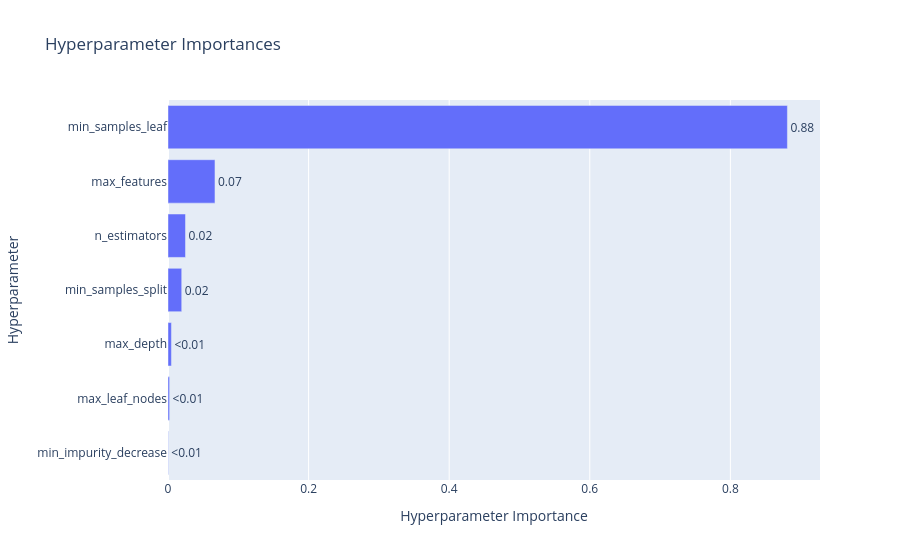

Notebook cell for this chart:
### Code cell
plot_param_importances(study)

### Figure 1 — Plotly figure (JSON) as saved in the notebook; plotly's stock layout.template omitted (floating-point values rounded to 4 significant figures)
{"data": [{"cliponaxis": false, "hovertemplate": ["min_impurity_decrease (FloatDistribution): 0.00046849650402323043<extra></extra>", "max_leaf_nodes (IntDistribution): 0.0022930765268220623<extra></extra>", "max_depth (IntDistribution): 0.004859476117997546<extra></extra>", "min_samples_split (IntDistribution): 0.019515402601274417<extra></extra>", "n_estimators (IntDistribution): 0.02489077915122324<extra></extra>", "max_features (FloatDistribution): 0.06682998441916266<extra></extra>", "min_samples_leaf (IntDistribution): 0.8811427846794968<extra></extra>"], "name": "Objective Value", "orientation": "h", "text": ["<0.01", "<0.01", "<0.01", "0.02", "0.02", "0.07", "0.88"], "textposition": "outside", "type": "bar", "x": [0.0004685, 0.002293, 0.004859, 0.01952, 0.02489, 0.06683, 0.8811], "y": ["min_impurity_decrease", "max_leaf_nodes", "max_depth", "min_samples_split", "n_estimators", "max_features", "min_samples_leaf"]}], "layout": {"title": {"text": "Hyperparameter Importances"}, "xaxis": {"title": {"text": "Hyperparameter Importance"}}, "yaxis": {"title": {"text": "Hyperparameter"}}}}
